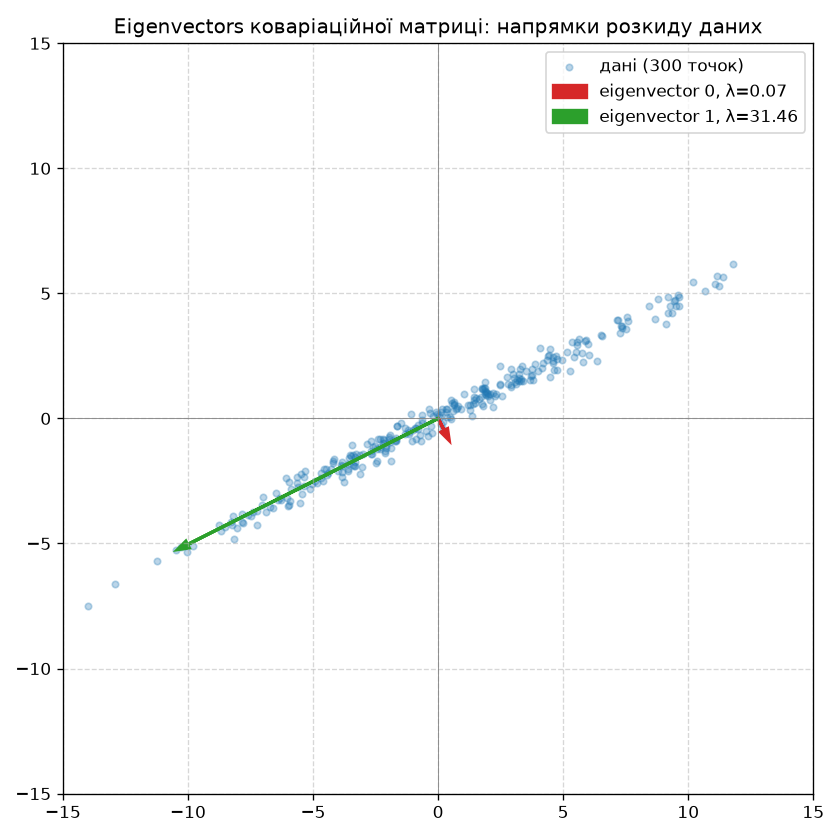

Source code (Python):
import numpy as np
import matplotlib.pyplot as plt

np.random.seed(0)

# "Сигароподібна" хмара точок: сильно розтягнута в одному напрямку, майже пряма лінія
n = 300
x = np.random.randn(n) * 5           # великий розкид по x
y = x * 0.5 + np.random.randn(n) * 0.3  # y майже повторює x, з малим шумом

data = np.column_stack([x, y])
data = data - data.mean(axis=0)  # центруємо (як завжди перед PCA)

cov = np.cov(data.T)  # коваріаційна матриця (те саме, що X.T @ X / (n-1))
eigenvalues, eigenvectors = np.linalg.eigh(cov)  # eigh: для симетричних матриць, повертає дійсні числа
print("Коваріаційна матриця:\n", cov)
print("λ (eigenvalues):", eigenvalues)
print("eigenvectors (стовпці):\n", eigenvectors)

fig, ax = plt.subplots(figsize=(7, 7))
ax.scatter(data[:, 0], data[:, 1], alpha=0.3, s=15, label="дані (300 точок)")

colors = ["tab:red", "tab:green"]
for i in range(2):
    v = eigenvectors[:, i]
    lam = eigenvalues[i]
    # довжина стрілки пропорційна sqrt(λ) -- це і є "наскільки розтягнуті дані" вздовж цього напрямку
    scale = np.sqrt(lam) * 2
    ax.arrow(0, 0, v[0]*scale, v[1]*scale, head_width=0.3, color=colors[i], linewidth=2,
              label=f"eigenvector {i}, λ={lam:.2f}")

ax.set_xlim(-15, 15)
ax.set_ylim(-15, 15)
ax.axhline(0, color="gray", linewidth=0.5)
ax.axvline(0, color="gray", linewidth=0.5)
ax.set_aspect("equal")
ax.grid(True, linestyle="--", alpha=0.5)
ax.legend()
ax.set_title("Eigenvectors коваріаційної матриці: напрямки розкиду даних")
plt.tight_layout()
plt.savefig("code/phase-1/03b_eigen_viz.png", dpi=120)
print("saved to code/phase-1/03b_eigen_viz.png")
